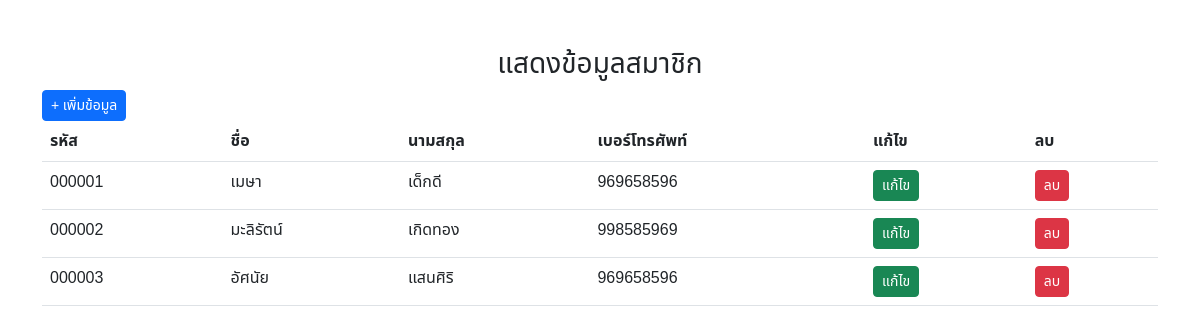
The app's page /show_member.php with its own data.
### tables this page shows
CREATE TABLE `member` (
  `id` int(6) UNSIGNED ZEROFILL NOT NULL,
  `name` varchar(30) NOT NULL,
  `surname` varchar(30) NOT NULL,
  `telephone` int(10) NOT NULL
);

### show_member.php (the view, shortened to what this page needs)
<!DOCTYPE html>
<html lang="en">
<head>
    <link rel="stylesheet" href="bootstrap/css/bootstrap.min.css">
</head>
<body>
    <div class="container mt-5">
        <div class="row">
            <div class="col-md-12">
                <h3 class="text-center">แสดงข้อมูลสมาชิก</h3>
                <a href="add_member.php" class="btn btn-primary btn-sm">+ เพิ่มข้อมูล</a>
                <table class="table">
                    <thead>
                        <tr>
                            <th>รหัส</th>
                            <th>ชื่อ</th>
                            <th>นามสกุล</th>
                            <th>เบอร์โทรศัพท์</th>
                            <th>แก้ไข</th>
                            <th>ลบ</th>
                        </tr>
                    </thead>
                    <tbody>
                        <?php
                        include "condb.php";
                        $sql = "SELECT * FROM member";
                        $result = mysqli_query($conn, $sql);
                        while ($row = mysqli_fetch_array($result)) {
                        ?>
                            <tr>
                                <td><?php echo $row["id"]; ?></td>
                                <td><?php echo $row["name"]; ?></td>
                                <td><?php echo $row["surname"]; ?></td>
                                <td><?php echo $row["telephone"]; ?></td>
                                <td>
                                    <a href="edit_member.php?id=<?php echo $row["id"]; ?>" class="btn btn-success btn-sm">แก้ไข</a>
                                </td>
                                <td>
                                    <a href="delete_member.php?id=<?php echo $row["id"]; ?>"onclick="return confirm('ต้องการลบข้อมูลใช่หรือไม่ ?');" class="btn btn-danger btn-sm">ลบ</a>
                                </td>
                            </tr>
                        <?php }
                        mysqli_close($conn); ?>
                    </tbody>
                </table>
            </div>
        </div>
    </div>
</body>
</html>

### show_member.php (style rules this page uses)
body { font-family: 'Noto Sans Thai', sans-serif; }

### records on screen
member: id "000001", name "เมษา", surname "เด็กดี", telephone "969658596"
member: id "000002", name "มะลิรัตน์", surname "เกิดทอง", telephone "998585969"
member: id "000003", name "อัศนัย", surname "แสนศิริ", telephone "969658596"
